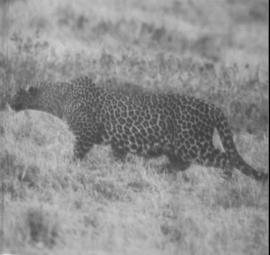
#> input picture HW1/input/cheetah.bmp, 270 x 255 px
$ jupyter execute Code.ipynb
#> lines starting #> are read from the running program, lines starting #| are printed output that depends on the picture; after the words box and inside, x2 and y2 are one past the last pixel; in counts of white or black regions, pixels touching at a corner belong together
#> (reads HW1/input/TrainingSamplesDCT_8.mat from the repository)
[cell 1]
import scipy.io as sio
import numpy as np
import matplotlib.pyplot as plt
from scipy.fftpack import dct
from PIL import Image

[cell 2]
def get_second_largest_indices(arr):
    """
    Extract the index of the 2nd largest magnitude coefficient from DCT feature vectors.
    For each 64-element DCT coefficient vector, finds the index of the
    coefficient with the second largest absolute value.
    """
    indices = []
    for vec in arr:
        largest_idx = np.argmax(np.abs(vec))
        abs_vec = np.abs(vec).copy()
        abs_vec[largest_idx] = -np.inf
        second_idx = np.argmax(abs_vec)
        indices.append(second_idx)
    return np.array(indices)

def plot_histogram(bg_hist, fg_hist):

    """
    Plot probability histograms of 2nd largest dct coefficient indices for both classes.
    Creates a side-by-side comparison of the ccd P(X=k | Y=BG) and P(X=k | Y=FG),
    where X is the index of the 2nd largest magnitude dct coefficient.
    """

    # Add small epsilon to avoid zero probabilities
    epsilon = 1e-10
    bg_hist = bg_hist + epsilon
    fg_hist = fg_hist + epsilon

    # normalizing again after adding epsilon
    bg_hist = bg_hist / np.sum(bg_hist)
    fg_hist = fg_hist / np.sum(fg_hist)

    fig, axes = plt.subplots(1, 2, figsize=(12, 5))

    axes[0].hist(bg_indices, bins=bins, density=True, label='P(X=k | Y=BG)', alpha=0.7, rwidth=0.9)
    axes[0].set_xlabel('Index (k)')
    axes[0].set_ylabel('Probability')
    axes[0].legend()
    axes[0].set_title('Histogram of 2nd Largest DCT Coeff. Index (BG)')

    axes[1].hist(fg_indices, bins=bins, density=True, label='P(X=k | Y=FG)', alpha=0.7, rwidth=0.9)
    axes[1].set_xlabel('Index (k)')
    axes[1].set_ylabel('Probability')
    axes[1].legend()
    axes[1].set_title('Histogram of 2nd Largest DCT Coeff. Index (FG)')

    plt.tight_layout()
    plt.show()
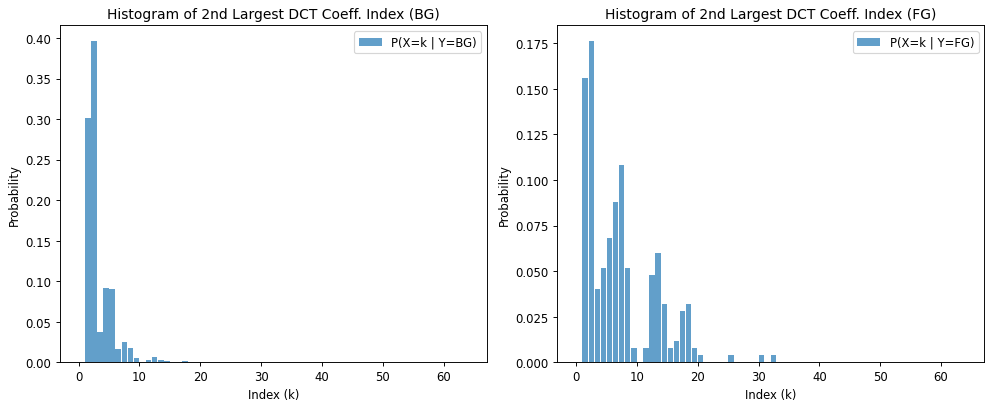
#> figure drawn by matplotlib, 2 panels; panel 1: tallest bar 0.396 high, from x = 2.05 to 2.95; panel 2: tallest bar 0.176 high, from x = 2.05 to 2.95
    fig.savefig('results/histogram.png')

def create_zigzag_pattern():
    """
    Create the zig-zag scanning pattern for 8x8 DCT coefficient blocks.
    """
    pattern = [
        [0, 1, 5, 6, 14, 15, 27, 28],
        [2, 4, 7, 13, 16, 26, 29, 42],
        [3, 8, 12, 17, 25, 30, 41, 43],
        [9, 11, 18, 24, 31, 40, 44, 53],
        [10, 19, 23, 32, 39, 45, 52, 54],
        [20, 22, 33, 38, 46, 51, 55, 60],
        [21, 34, 37, 47, 50, 56, 59, 61],
        [35, 36, 48, 49, 57, 58, 62, 63]
    ]
    return np.array(pattern)

def dct2d_block(block):
    """
        Compute the 2D Discrete Cosine Transform (DCT) for an 8x8 image block.
"""
    return dct(dct(block.T, norm='ortho').T, norm='ortho')

def extract_feature_from_block(block, zigzag_pattern):
    """
    Extract texture feature from an 8x8 image block using DCT analysis. Computes the 2D DCT of the input block,
    applies zig-zag scanning to convert
    to a 1D vector, and returns the index (0-63) of the coefficient with the
    second largest magnitude.
    """

    dct_coeffs = dct2d_block(block)

    zigzag_vector = np.zeros(64)
    for i in range(8):
        for j in range(8):
            zigzag_idx = zigzag_pattern[i, j]
            zigzag_vector[zigzag_idx] = dct_coeffs[i, j]

    abs_coeffs = np.abs(zigzag_vector)
    largest_idx = np.argmax(abs_coeffs)
    abs_coeffs_copy = abs_coeffs.copy()
    abs_coeffs_copy[largest_idx] = -np.inf
    second_largest_idx = np.argmax(abs_coeffs_copy)

    return second_largest_idx

def classify_image_bayesian(image, fg_hist, bg_hist, P_FG, P_BG, zigzag_pattern):
    """
    Segment an image into foreground and background using Bayesian classification.
    Applies a sliding window approach to classify each pixel based on the texture
    features of its surrounding 8x8 block. Uses Bayes' theorem with ccd and prior probabilities to make
    optimal classification decisions"""

    height, width = image.shape
    predicted_mask = np.zeros((height, width))

    for i in range(height - 7):

        for j in range(width - 7):
            block = image[i:i+8, j:j+8]

            k = extract_feature_from_block(block, zigzag_pattern)

            likelihood_fg = fg_hist[k]
            likelihood_bg = bg_hist[k]

            # bayes rule to compute posterior probability
            posterior_fg = likelihood_fg * P_FG
            posterior_bg = likelihood_bg * P_BG

            # normalisation
            total = posterior_fg + posterior_bg
            if total > 0:
                posterior_fg /= total
                posterior_bg /= total

            # decision rule to classify as foreground if P(FG|X) > P(BG|X)
            predicted_mask[i+4, j+4] = 1 if posterior_fg > posterior_bg else 0

    return predicted_mask

[cell 3]
mat_contents = sio.loadmat('input\TrainingSamplesDCT_8.mat')

[cell 4]
bg = mat_contents['TrainsampleDCT_BG']
fg = mat_contents['TrainsampleDCT_FG']

n_bg = bg.shape[0]
n_fg = fg.shape[0]

P_FG = n_fg / (n_fg + n_bg)
P_BG = n_bg / (n_fg + n_bg)

print(f"P(Y=fg): {P_FG:.3f}")
print(f"P(Y=bg): {P_BG:.3f}")

[cell 5]
bg_indices = get_second_largest_indices(bg)
fg_indices = get_second_largest_indices(fg)

bg_hist, bins = np.histogram(bg_indices, bins=np.arange(65), density=True)
fg_hist, _ = np.histogram(fg_indices, bins=np.arange(65), density=True)

plot_histogram(bg_indices,fg_indices)

[cell 6]
cheetah_img = np.array(Image.open('input/cheetah.bmp').convert('L'))
cheetah_img = cheetah_img.astype(np.float64) / 255.0  # Convert to doubles in [0, 1]

zigzag_pattern = create_zigzag_pattern()

[cell 7]
predicted_mask = classify_image_bayesian(cheetah_img, fg_hist, bg_hist, P_FG, P_BG, zigzag_pattern)
#> after the loop in classify_image_bayesian, `for i in range(height - 7):`:
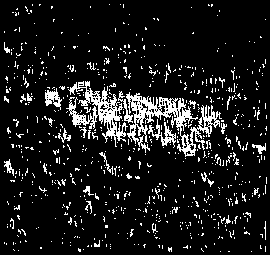
#> predicted_mask: shape (255, 270) float64; values 0 (black) and 1 (white), 10.5% white in thin lines or dots

[cell 8]
# comaparison of original and predicted segmentation
plt.figure(figsize=(12, 5))
plt.subplot(1, 2, 1)
plt.imshow(cheetah_img, cmap='gray')
plt.title('Original Image')
plt.axis('off')

plt.subplot(1, 2, 2)
plt.imshow(predicted_mask, cmap='gray')
plt.title('Predicted Mask')
plt.axis('off')
plt.tight_layout()
plt.show()
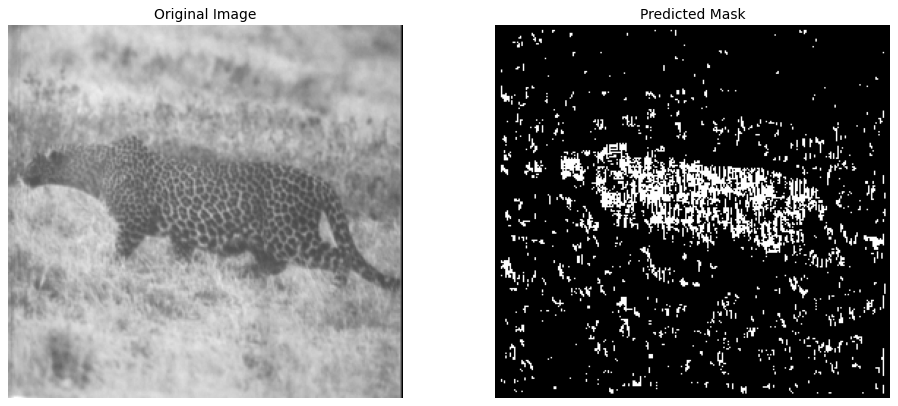
#> figure drawn by matplotlib, 2 panels

result_img = Image.fromarray((predicted_mask * 255).astype(np.uint8))
#> result_img: PIL image 270x255 L; 10.5% white in thin lines or dots
result_img.save('results/cheetah_predicted_mask.bmp')

[cell 9]
ground_truth = np.array(Image.open('input/cheetah_mask.bmp').convert('L')) / 255.0
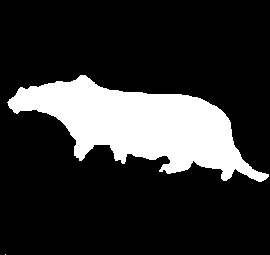
#> input picture HW1/input/cheetah_mask.bmp, 270 x 255 px
#> ground_truth: shape (255, 270) float64; values 0 (black) and 1 (white), 19.2% white; 2 white regions (1 under 20 px), largest, box (x1, y1, x2, y2) and area: (7, 75, 269, 182) 13208

min_h = min(predicted_mask.shape[0], ground_truth.shape[0])
min_w = min(predicted_mask.shape[1], ground_truth.shape[1])

pred_crop = predicted_mask[:min_h, :min_w]
truth_crop = ground_truth[:min_h, :min_w]

pred_binary = (pred_crop > 0.5).astype(int)
truth_binary = (truth_crop > 0.5).astype(int)

[cell 10]
errors = np.sum(pred_binary != truth_binary)
total_pixels = pred_binary.size
error_probability = errors / total_pixels

print(f"Probability of Error: {error_probability:.4f}")
#| Probability of Error: 0.1715
print(f"Accuracy: {(1 - error_probability) * 100:.4f}%")
#| Accuracy: 82.8497%

[cell 11]
# Comparison of predicted, ground truth and error map
plt.figure(figsize=(15, 5))
plt.subplot(1, 3, 1)
plt.imshow(pred_binary, cmap='gray')
plt.title('Predicted Mask')
plt.axis('off')

plt.subplot(1, 3, 2)
plt.imshow(truth_binary, cmap='gray')
plt.title('Ground Truth Mask')
plt.axis('off')

plt.subplot(1, 3, 3)
error_map = np.abs(pred_binary - truth_binary)
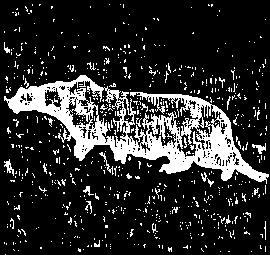
#> error_map: shape (255, 270) int64; values 0 (black) and 1 (white), 17.2% white; 690 white regions (667 under 20 px), largest, box (x1, y1, x2, y2) and area: (4, 75, 269, 184) 8638, (4, 159, 14, 176) 70, (252, 143, 266, 154) 68
plt.imshow(error_map, cmap='Reds')
plt.title(f'Error Map (Error Rate: {error_probability:.3%})')
plt.axis('off')
plt.tight_layout()
plt.show()
plt.savefig('results/comparison_error_map.png')
